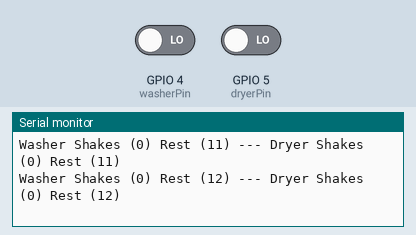
This sketch was run on a simulated ESP8266 (NodeMCU). Shown: the last lines printed to the serial monitor. The inputs (shaded band) are chosen by the test bench; at power-on: GPIO 4 (washerPin) LOW, GPIO 5 (dryerPin) LOW. WiFi joins after 1.5 s; servers stay silent unless stated; web services answer with replies made up by the test bench.

Above: at 3.1 s.
3.2 s: GPIO 4 (washerPin) driven HIGH
At 3.23 s:
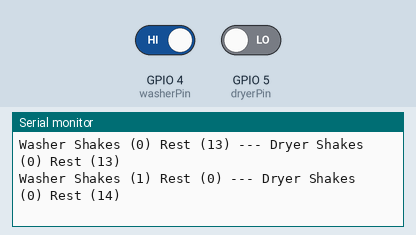
4.7 s: GPIO 5 (dryerPin) driven HIGH
At 4.74 s:
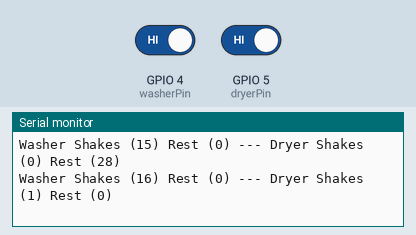
6.2 s: GPIO 4 (washerPin) driven LOW
At 6.24 s:
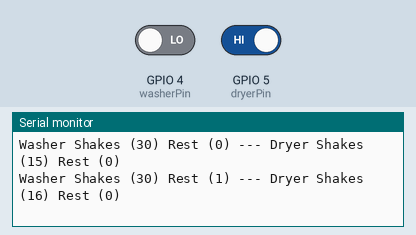
7.7 s: GPIO 5 (dryerPin) driven LOW
At 7.75 s:
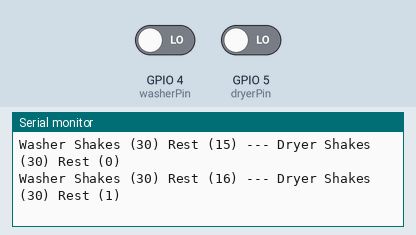
Timing chart, 0 to 10.2 s (numbered marks = the images above; inputs shaded):
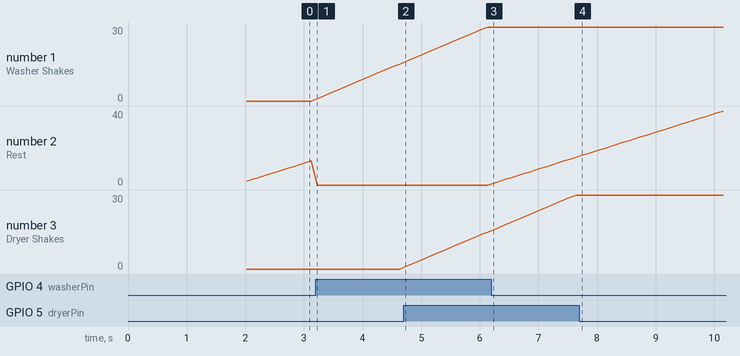

The sketch:

monitor.ino
```cpp
/*
   Washer & Dryer Status Monitor
   Using ESP8266 adafruit feather huzzah
   Push notifications via PushOver API

   by Christopher Brasington 2016

   https://github.com/chrisbrasington/washer-dryer-pushover-status-monitor-ESP8266
*/
#include <SPI.h>
#include <ESP8266WiFi.h>

// include wifi username/password and pushover api keys
// see sample file for example
#include "keys.h"

// wifi server for sending messages to pushover
WiFiServer server(80);

// input pins for vibration sensors into arduino
int washerPin = 4;
int dryerPin = 5;

// counter for movement detection "shakes"
long washerShakes = 0;
long dryerShakes = 0;

// counter for no movement detection "rest"
int washerRest = 0;
int dryerRest = 0;

// delay read
// delay individual checks (100ms = 0.1s)
int delayRead = 100;

// reset interval in milliseconds
// 0.1s * 600 = 60 seconds = 1 minute
// if resting for 1 minute, detect a state change (from ON to OFF)
//    or reset counters to remove noise
int resetIntervalWasher = 1500; // 2.5 minutes (rinse mid-cycle is longer with no shakes)
int resetIntervalDryer = 1200;   // 2 minutes

// how much movement must be detected before resetInterval
//   to be considered active?
int threshold = 300;

// initial setup function run immediately on power-on of ESP8266/arduino
void setup() {
  // begin serial output
  Serial.begin(115200);
  delay(100);

  // setup pins
  pinMode(washerPin, INPUT);
  pinMode(dryerPin, INPUT);

  // connect to wifi
  connectWifi();

  server.begin();
}

// main loop
void loop() {

  // detect washer shake
  if(digitalRead(washerPin) == 1) {
    washerShakes = washerShakes + 1;
    washerRest = 0;
  }
  // detect washer rest
  else {
    washerRest = washerRest + 1;
  }

  // detect dryer shake
  if(digitalRead(dryerPin) == 1) {
    dryerShakes = dryerShakes + 1;
    dryerRest = 0;
  }
  // detect dryer rest
  else {
    dryerRest = dryerRest + 1;
  }

  // if no washer movement for 1 minute
  if(washerRest > resetIntervalWasher) {
    // if washer has been active enough
    if(washerShakes > threshold) {
      // detect washer state switch from ON to OFF
      pushOver("Washer has finished running.");
    }
    washerShakes = 0;
    washerRest = 0;
  }
  bool bothRunning = false;
  // if no dryer movement for 1 minute
  if(dryerRest > resetIntervalDryer) {
    // if dryer has been active enough
    if(dryerShakes > threshold) {
      // detect dryer state switch from ON to OFF
      pushOver("Dryer has finished running.");
    }
    dryerShakes = 0;
    dryerRest = 0;
  }
  // allow a running dryer to suppress the washer
  // since dryer runs much longer and a load cannot yet
  //   be moved from the washer to the dryer,
  //   this allows only the dryer to be the notifier
  //   of the completion of both machines
  else if(dryerShakes > threshold) {
    washerShakes = 0;
    washerRest = 0;
    bothRunning = true;
  }

  Serial.print("Washer Shakes (");
  Serial.print(washerShakes);
  Serial.print(") Rest (");
  Serial.print(washerRest);
  Serial.print(")");
  if(bothRunning) {
    Serial.print(" (suppressed)");
  }
  Serial.print(" --- Dryer Shakes (");
  Serial.print(dryerShakes);
    Serial.print(") Rest (");
  Serial.print(dryerRest);
  Serial.println(")");

  // delay individual checks (100ms = 0.1s)
  delay(delayRead);
}

// connect to wifi
void connectWifi() {
  // We start by connecting to a WiFi network
  Serial.println();
  Serial.println();
  Serial.print("Connecting to ");
  Serial.print(ssid);

  WiFi.begin(ssid, password);

  while (WiFi.status() != WL_CONNECTED) {
    delay(500);
    Serial.print(".");
  }

  Serial.println("");
  Serial.println("WiFi connected");

  // print your WiFi shield's IP address:
  IPAddress ip = WiFi.localIP();
  Serial.print("IP Address: ");
  Serial.println(ip);

  // print the received signal strength:
  long rssi = WiFi.RSSI();
  Serial.print("signal strength (RSSI):");
  Serial.print(rssi);
  Serial.println(" dBm");
  Serial.println();
  pushOver("Washer/Dryer Monitor is online.");
}

void printLine(){
  Serial.print("~~~~~~~~~~~~~~~~~~~~~~~~~~~~~~~~~");
  Serial.println("~~~~~~~~~~~~~~~~~~~~~~~~~~~~~~~~~");
}

/*
   Pushover function by M.J. Meijer 2014
   Send pushover.net messages from the arduino
*/
byte pushOver(char *pushovermessage)
{
 String message = pushovermessage;
 printLine();
 Serial.print("Sending message to pushover: ");
 Serial.println(message);
 printLine();

 WiFiClient client = server.available();   // listen for incoming clients

 int length = 81 + message.length();

 if(client.connect(pushoversite,80))
 {
   client.println("POST /1/messages.json HTTP/1.1");
   client.println("Host: api.pushover.net");
   client.println("Connection: close\r\nContent-Type: application/x-www-form-urlencoded");
   client.print("Content-Length: ");
   client.print(length);
   client.println("\r\n");;
   client.print("token=");
   client.print(apitoken);
   client.print("&user=");
   client.print(userkey);
   client.print("&message=");
   client.print(message);
   while(client.connected())
   {
     while(client.available())
     {
       char ch = client.read();
       Serial.write(ch);
     }
   }
   client.stop();
 }
}
```

keys_sample.h
```cpp
// wifi settings
const char* ssid = "";
const char* password = "";

// pushover settings
const char pushoversite[] = "api.pushover.net";
const char apitoken[] = "";
const char userkey [] = "";
```

Measured:
- after the input at 3.2 s, the serial monitor: prints a new line at once (image 1)
- after the input at 4.7 s, the serial monitor: prints a new line at once (image 2)
- after the input at 6.2 s, the serial monitor: prints a new line at once (image 3)
- after the input at 7.7 s, the serial monitor: prints a new line at once (image 4)
